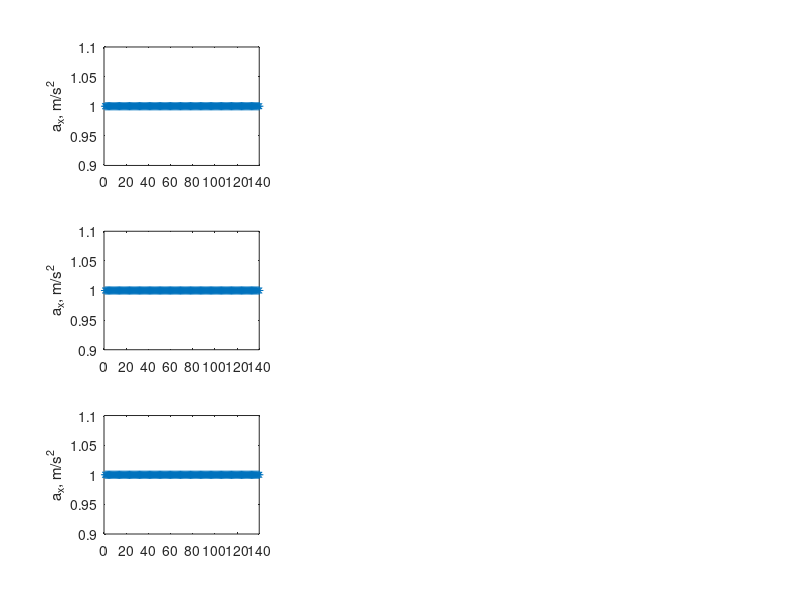

Write the MATLAB code that produced this figure.
clc;
close all;
clear variables;

x = 3;
y = 3;

files = dir('*acc.pcm');

ACC = cell(1, length(files));
idx = 1;

avg_x = ones([1,140]);
avg_x=avg_x';

avg_y = ones([1,140]);
avg_y=avg_y';

avg_z = ones([1,140]);
avg_z=avg_z';

for file = files'
    % disp('new file')
    acc_file = fopen(file.name);
    acc_Data = fread(acc_file, [3, 9999], 'float');
    fclose(acc_file);
    %     Putting x and y axis data
    xx = 1:length(acc_Data(1, :));
    yy = acc_Data(1, :);
    trimmed = 0;
    datapointsbeforepeak = 30;
    shifting_step = 1;
    window = 10;
    hold on;
    beginn = 1;
    endd = beginn + window;
    limit = length(acc_Data(1, :)) - window;
    % disp(limit)
    while beginn < limit
        coefficients = polyfit(xx(beginn:endd), yy(beginn:endd), 1);
        slope = coefficients(1);
        % disp(slope)
        if (slope > 0.2 && trimmed == 0)
            
            acc_Data = acc_Data(:, (beginn - datapointsbeforepeak):end);
            acc_Data = acc_Data(:, 1:140);
%             calculating rolling average
            col_v_x=acc_Data(1,:)';
            col_v_y=acc_Data(2,:)';
            col_v_z=acc_Data(3,:)';
            if(idx~=1)
                avg_x=(avg_x*(idx-1)+col_v_x)/(idx);
                avg_y=(avg_y*(idx-1)+col_v_y)/(idx);
                avg_z=(avg_z*(idx-1)+col_v_z)/(idx);
            else
                avg_x=acc_Data(1,:)';
                avg_y=acc_Data(2,:)';
                avg_z=acc_Data(3,:)';
            end
            
            ACC{idx} = acc_Data;
            idx = idx + 1;
            trimmed = 1;
         
            hold on;
            subplot(x, y, 1), plot(acc_Data(1, :)), ylabel('a_x, m/s^2');
            hold off;
            hold on;
            subplot(x, y, 4), plot(acc_Data(2, :)), ylabel('a_y, m/s^2');
            hold off;
            hold on;
            subplot(x, y, 7), plot(acc_Data(3, :)), ylabel('a_z, m/s^2');
            hold off;
        end
     
        beginn = beginn + shifting_step;
        endd = endd + shifting_step;
    end
    hold off;
    
end
hold on;
    subplot(x, y, 1), plot(avg_x,'*'), ylabel('a_x, m/s^2');
    subplot(x, y, 4), plot(avg_y,'*'), ylabel('a_x, m/s^2');
    subplot(x, y, 7), plot(avg_z,'*'), ylabel('a_x, m/s^2');
    hold off;
% disp(ACC(1,1));
% disp (avg);

% 
% files = dir('*gyro.pcm');
% 
% GYR = cell(1, length(files));
% idx = 1;
% 
% for file = files'
%     % disp('new file')
%     gyro_file = fopen(file.name);
%     gyro_Data = fread(gyro_file, [3, 9999], 'float');
%     fclose(gyro_file);
%     %     Putting x and y axis data
%     xx = 1:length(gyro_Data(1, :));
%     yy = gyro_Data(1, :);
%     trimmed = 0;
%     datapointsbeforepeak = 15;
%     shifting_step = 1;
%     window = 10;
%     hold on;
%     beginn = 1;
%     endd = beginn + window;
%     limit = length(gyro_Data(1, :)) - window;
%     % disp(limit)
%     while beginn < limit
%         coefficients = polyfit(xx(beginn:endd), yy(beginn:endd), 1);
%         slope = coefficients(1);
%         % disp(slope)
%         if (slope < -0.08 && trimmed == 0)
%             % disp(beginn - datapointsbeforepeak);
%             gyro_Data = gyro_Data(:, (beginn - datapointsbeforepeak):end);
%             gyro_Data = gyro_Data(:, 1:140);
%             GYR{idx} = gyro_Data;
%             idx = idx + 1;
%             trimmed = 1;
%          
%             hold on;
%             subplot(x, y, 2), plot(gyro_Data(1, :)), ylabel('\omega_x, rad/s');
%             hold off;
%             hold on;
%             subplot(x, y, 5), plot(gyro_Data(2, :)), ylabel('\omega_x, rad/s');
%             hold off;
%             hold on;
%             subplot(x, y, 8), plot(gyro_Data(3, :)), ylabel('\omega_x, rad/s');
%             hold off;
%         end
%      
%         beginn = beginn + shifting_step;
%         endd = endd + shifting_step;
%     end
%     hold off;
% end
% 
% files = dir('*mag.pcm');
% 
% MAG = cell(1, length(files));
% idx = 1;
% 
% for file = files'
%     % disp('new file')
%     mag_file = fopen(file.name);
%     mag_Data = fread(mag_file, [3, 9999], 'float');
%     fclose(mag_file);
%     %     Putting x and y axis data
%     xx = 1:length(mag_Data(1, :));
%     yy = mag_Data(1, :);
%     trimmed = 0;
%     datapointsbeforepeak = 30;
%     shifting_step = 1;
%     window = 10;
%     hold on;
%     beginn = 1;
%     endd = beginn + window;
%     limit = length(mag_Data(1, :)) - window;
%     % disp(limit)
%     while beginn < limit
%         coefficients = polyfit(xx(beginn:endd), yy(beginn:endd), 1);
%         slope = coefficients(1);
%         % disp(slope)
%         if (slope < -0.6 && trimmed == 0)
%            
%             mag_Data = mag_Data(:, (beginn - datapointsbeforepeak):end);
%             mag_Data = mag_Data(:, 1:140);
%             MAG{idx} = mag_Data;
%             idx = idx + 1;
%             trimmed = 1;
%          
%             hold on;
%             subplot(x, y, 3), plot(mag_Data(1, :)), ylabel('m_x, {\muT}');
%             hold off;
%             hold on;
%             subplot(x, y, 6), plot(mag_Data(2, :)), ylabel('m_x, {\muT}');
%             hold off;
%             hold on;
%             subplot(x, y, 9), plot(mag_Data(3, :)), ylabel('m_x, {\muT}');
%             hold off;
%         end
%      
%         beginn = beginn + shifting_step;
%         endd = endd + shifting_step;
%     end
%     hold off;
% end
